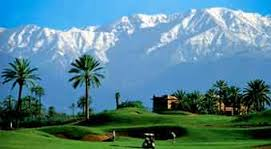
#> input picture Data/Ailleurs/ach.jpeg, 271 x 149 px, given in place of a.jpeg, which was not available
$ python -i image_save.py   (imports and definitions only)
#> lines starting #> are read from the running program, lines starting #| are printed output that depends on the picture; pictures that were not available may be replaced by others from this repository, and a replacement may not be noted
import os
import os.path

import numpy as np
from PIL import Image, ImageOps
import cv2

IMG_l = 500
IMG_L = 500
IMG_SIZE = (IMG_l, IMG_L)


#
# Retourne un tableau d'images en format Image
# Les images sont contenues dans le dossier folder
# input : Nom du dossier contenant les images
#
def get_images(folder):
    imgs = []
    path = "/amuhome/p18031960/Detecteur-de-mer/Data/" + folder
    valid_images = [".jpeg"]
    i = 0
    for f in os.listdir(path):
        ext = os.path.splitext(f)[1]
        if ext.lower() not in valid_images:
            continue
        imgs.append(Image.open(os.path.join(path, f)))
        i += 1
    return imgs


#
# Retourne le tableau d'images resizé en 500x500
# input : le tableau d'images
#
def resize_images(images):
    for i in range(len(images)):
        images[i] = images[i].resize(IMG_SIZE)
    return images


#
# Convertit les images du tableau images en npArray
# input : le tableau d'images
#
def image_to_array(images):
    i = 0
    for img in images:
        images[i] = np.array(img)
    return images


#
# Créé de nouvelles images à l'aide de modifications ( symétries, rotations etc... )
# input : le tableau d'images
#
def createll_new_images(images):
    for _ in images:
        images.append()
    return


def make_vector(images):
    new_images = np.zeros((len(images), IMG_l * IMG_L, 3))
    i = 0
    x = 0
    y = 0
    for img in images:
        new_images[i][:][:] = img[x][y][:]
        i += 1
    return new_images


def modificationsImage():
    #-----Reading the image-----------------------------------------------------
    img = cv2.imread('a.jpeg', 1)
#> img is the input picture: shape (149, 271, 3); mean B, G, R 142.6, 130.2, 82.5
    cv2.imshow("img",img)

    #-----Converting image to LAB Color model-----------------------------------
    lab= cv2.cvtColor(img, cv2.COLOR_BGR2LAB)
#> lab: shape (149, 271, 3); mean of channels 0, 1, 2 130.6, 117.9, 117.6
    cv2.imshow("lab",lab)

    #-----Splitting the LAB image to different channels-------------------------
    l, a, b = cv2.split(lab)
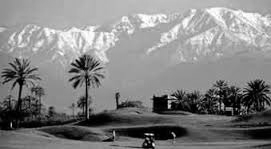
#> l: shape (149, 271); min 0, max 255, mean 130.6
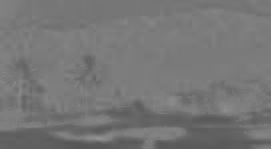
#> a: shape (149, 271); min 86, max 148, mean 117.9
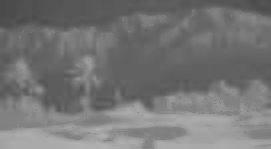
#> b: shape (149, 271); min 73, max 178, mean 117.6
    cv2.imshow('l_channel', l)
    cv2.imshow('a_channel', a)
    cv2.imshow('b_channel', b)

    #-----Applying CLAHE to L-channel-------------------------------------------
    clahe = cv2.createCLAHE(clipLimit=3.0, tileGridSize=(8,8))
    cl = clahe.apply(l)
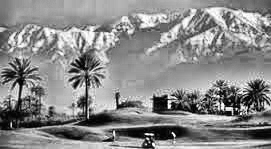
#> cl: shape (149, 271); min 1, max 255, mean 137.7
    cv2.imshow('CLAHE output', cl)

    #-----Merge the CLAHE enhanced L-channel with the a and b channel-----------
    limg = cv2.merge((cl,a,b))
#> limg: shape (149, 271, 3); mean of channels 0, 1, 2 137.7, 117.9, 117.6
    cv2.imshow('limg', limg)

    #-----Converting image from LAB Color model to RGB model--------------------
    final = cv2.cvtColor(limg, cv2.COLOR_LAB2BGR)
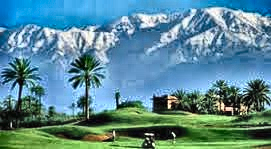
#> final: shape (149, 271, 3); mean B, G, R 148.7, 137.5, 89.2
    cv2.imshow('final', final)
    cv2.waitKey(0)
    cv2.destroyAllWindows()

# [9 lines of commented-out code are left out]

>>> result = modificationsImage()

$ run again, on Data/Mer/aaaaa.jpegMirr.jpeg
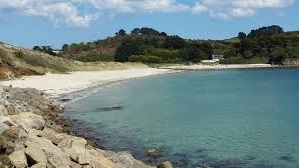
#> input picture Data/Mer/aaaaa.jpegMirr.jpeg, 299 x 168 px, given in place of a.jpeg, which was not available
#> in modificationsImage, img is the input picture: shape (168, 299, 3); mean B, G, R 136.1, 136, 116.4
#> lab: shape (168, 299, 3); mean of channels 0, 1, 2 139.6, 121.9, 126.1
#> in modificationsImage, `cl = clahe.apply(l)`:
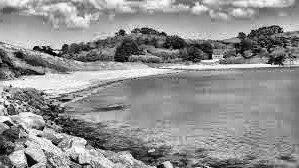
#> cl: shape (168, 299); min 1, max 255, mean 144
#> limg: shape (168, 299, 3); mean of channels 0, 1, 2 144, 121.9, 126.1
#> in modificationsImage, `final = cv2.cvtColor(limg, cv2.COLOR_LAB2BGR)`:
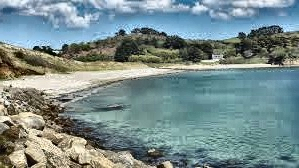
#> final: shape (168, 299, 3); mean B, G, R 140.5, 140.7, 120.8

$ run again, on Data/Mer/bdbdb.jpegMirr.jpeg
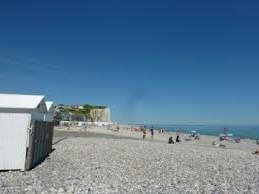
#> input picture Data/Mer/bdbdb.jpegMirr.jpeg, 259 x 194 px, given in place of a.jpeg, which was not available
#> in modificationsImage, img is the input picture: shape (194, 259, 3); mean B, G, R 149.9, 122.8, 91.6
#> lab: shape (194, 259, 3); mean of channels 0, 1, 2 128.1, 127.2, 109.9
#> in modificationsImage, `cl = clahe.apply(l)`:
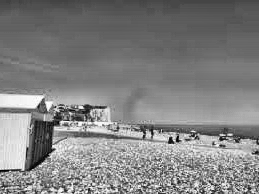
#> cl: shape (194, 259); min 2, max 255, mean 129.9
#> limg: shape (194, 259, 3); mean of channels 0, 1, 2 129.9, 127.2, 109.9
#> in modificationsImage, `final = cv2.cvtColor(limg, cv2.COLOR_LAB2BGR)`:
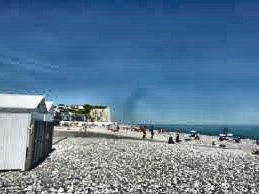
#> final: shape (194, 259, 3); mean B, G, R 152.3, 124.7, 95.1
